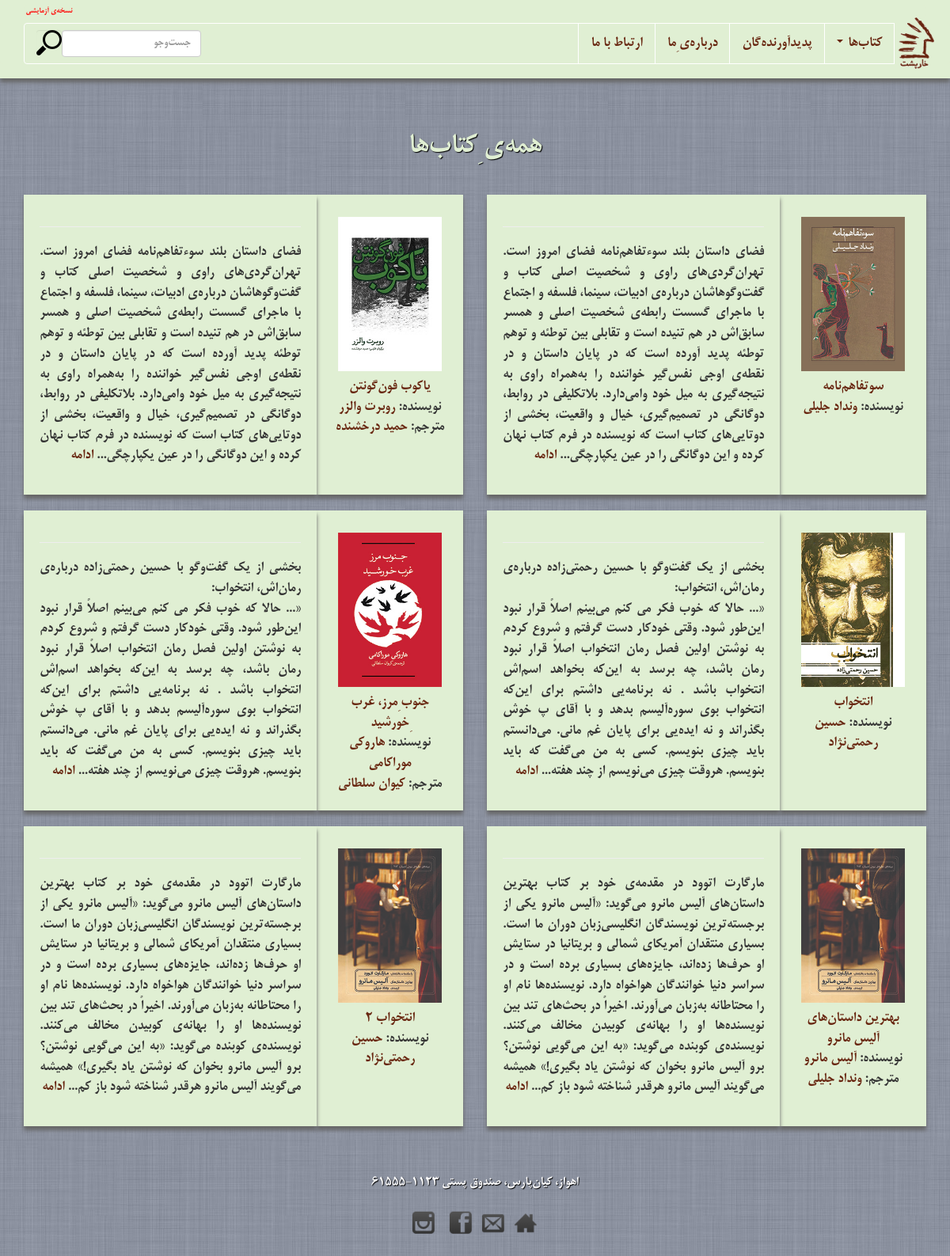
Screenshot of /all_books/ with the database file from the repository.
### books/models.py (models this page shows, shortened)
class Book(models.Model):
    title = models.CharField(max_length=100)
    authors = models.ManyToManyField(Author, related_name="authors")
    translators = models.ManyToManyField(Author, null=True, blank=True, related_name="translators")
    image = models.ImageField(upload_to='images/')
    description = models.TextField()
    pages = models.PositiveSmallIntegerField()
    ISBN = models.CharField(max_length=20)
    price = models.IntegerField()
    subjects = models.ManyToManyField(Subject)
    published = models.BooleanField()
    editors = models.ManyToManyField(Author, null=True, blank=True, related_name="editors")
    cut = models.CharField(max_length="30")
    cover_designer = models.ForeignKey(Author, null=True,blank=True, related_name="cover_designer")
    on_homepage = models.BooleanField(default=False)
    featured_homepage = models.BooleanField(default=False)

class Author(models.Model):
    first_name = models.CharField(max_length=30)
    last_name = models.CharField(max_length=50)
    image = models.ImageField(upload_to='images/')
    little_image = models.ImageField(upload_to='images/')
    description = models.TextField()
    on_homepage = models.BooleanField(default=False)
    def full_name(self):
        return self.first_name + " " + self.last_name

### books/views.py (the view)
# urls.py: url(r'^all_books/$', views.all_books),
def all_books(request):
    books = Book.objects.all()
    book_width = 4
    title="همه‌ی ِکتاب‌ها"
    return render(request, 'book_list.html', {
        'books': books,
        'title':title,
        'mode':1
    })

### templates/book_list.html
{% extends 'base.html' %}
{% block content %}
<article class="transparent">
{% include 'partials/books.html' with books=books width=book_width title=title mode=mode %}
</article>
{% endblock %}

### templates/partials/books.html (shortened to what this page needs)
<div class="container book-shelf">
	<div class="row">
		<div class="col-sm-12 col-md-12">
			<h3 class="centered hidden-sm hidden-xs">{{title}}</h3>
		</div>
	</div>
	<div class="row books">
		{% for b in books%}
		<div class="col-sm-6 col-md-6 centered">
			<div class="col-sm-4 col-md-4 navid-book-shelf-book m-book-shelf-book">
					{% ifequal mode 1%}
					<a  href="/books/{{ b.id }}/">
						{% if b.image %}
	                    <img alt="{{ b.title }}" class="hidden-sm"
	                         src="{{ b.image.url }}">
	                     {% else %}
	                     <img class="hidden-sm"
	                         style="background-color:gray; height:200px;">
	                    <img class="visible-sm"
	                         style="background-color:gray; height:200px;">
	                     {% endif %}
	                </a>
	                {% endifequal %}
				<div class="title centered">
					{% ifequal mode 1%}
                    <a href="/books/{{ b.id }}/">
                        <strong>{{ b.title }}</strong>
                    </a>
                    {% endifequal %}
                </div>
                {% if b.authors%}
                <div class="book_authors centered">
                	{% ifnotequal b.authors.all.count 0%}
                    نویسنده:
                    {% for a in b.authors.all %}
                    <a href="/authors/{{ a.id }}/">{{ a.full_name }}</a>
                    {% endfor %}
                    {% endifnotequal %}
                </div>
                {% endif %}
                {% if b.translators%}
                <div class="book_authors centered">
                   	{% ifnotequal b.translators.count 0%}
                   	مترجم:
                   	{% for t in b.translators.all%}
                   	<a href="/authors/{{ t.id }}">{{t.full_name}}</a>
                   	{% endfor %}
                   	{% endifnotequal %}
                </div>
                {% endif %}
			</div>
			<div class="col-sm-8 col-md-8 navid-book-shelf-book m-book-shelf-book featured hidden-sm hidden-xs" data-featured="true">
				<hr class="hidden-sm">
                <div class="description is-hidden">
                    <div class="dotdotdot full text-right" style="text-align: justify;">
                        {{ b.description|linebreaks }}
                    </div>
                </div>
			</div>
		</div>
		{% endfor%}
	</div>
</div>

### media/css/styles.css (style rules this page uses)
.centered { text-align: center; }
h3 { font-weight: bold; font-size: 36px; padding-top: 30px; padding-bottom: 30px; }
body { background: url('../img/body-bg.jpg') repeat scroll 0 0; direction: rtl; font-family:"BMitra"; font-size:large ; }
body > article > .container { margin-top: 1em; margin-bottom: 1em; }
.book-shelf h3 { color: #E0EFD3; text-shadow: 1px 1px 1px #000000; }
.navid-book-shelf-book { background-color: #E0EFD3 ; box-shadow: 0 5px 5px #666666; margin-bottom: 20px; padding: 20px; position: relative;; }
div.navid-book-shelf-book.featured { text-align: center; }
.navid-book-shelf-book img { max-width: 95%; padding: 3px; display: block; margin: 5px auto; }
a { color: #682610 !important; }

### rows the page displays
Book: image (picture), title "سوتفاهم‌نامه"
Author: full_name "ونداد جلیلی"
Book: image (picture), title "یاکوب فون‌گونتن"
Author: full_name "روبرت والزر"
Author: full_name "حمید درخشنده"
Book: image (picture), title "انتخواب"
Author: full_name "حسین رحمتی‌نژاد"
Book: image (picture), title "جنوب ِمرز، غرب ِخورشید"
Author: full_name "هاروکی موراکامی"
Author: full_name "کیوان سلطانی"
Book: image (picture), title "بهترین داستان‌های آلیس مانرو"
Author: full_name "آلیس مانرو"
Book: image (picture), title "انتخواب 2"

### other values shown
{{ title }} "همه‌ی ِکتاب‌ها"
